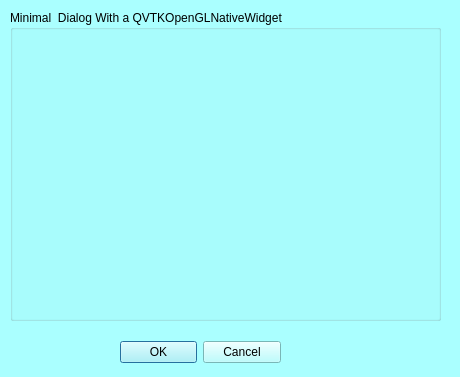
<?xml version="1.0" encoding="UTF-8"?>
<ui version="4.0">
 <class>mqMinimalDialog</class>
 <widget class="QDialog" name="mqMinimalDialog">
  <property name="geometry">
   <rect>
    <x>0</x>
    <y>0</y>
    <width>460</width>
    <height>377</height>
   </rect>
  </property>
  <property name="palette">
   <palette>
    <active>
     <colorrole role="WindowText">
      <brush brushstyle="SolidPattern">
       <color alpha="255">
        <red>0</red>
        <green>0</green>
        <blue>0</blue>
       </color>
      </brush>
     </colorrole>
     <colorrole role="Button">
      <brush brushstyle="SolidPattern">
       <color alpha="255">
        <red>170</red>
        <green>255</green>
        <blue>255</blue>
       </color>
      </brush>
     </colorrole>
     <colorrole role="Light">
      <brush brushstyle="SolidPattern">
       <color alpha="255">
        <red>255</red>
        <green>255</green>
        <blue>255</blue>
       </color>
      </brush>
     </colorrole>
     <colorrole role="Midlight">
      <brush brushstyle="SolidPattern">
       <color alpha="255">
        <red>212</red>
        <green>255</green>
        <blue>255</blue>
       </color>
      </brush>
     </colorrole>
     <colorrole role="Dark">
      <brush brushstyle="SolidPattern">
       <color alpha="255">
        <red>85</red>
        <green>127</green>
        <blue>127</blue>
       </color>
      </brush>
     </colorrole>
     <colorrole role="Mid">
      <brush brushstyle="SolidPattern">
       <color alpha="255">
        <red>113</red>
        <green>170</green>
        <blue>170</blue>
       </color>
      </brush>
     </colorrole>
     <colorrole role="Text">
      <brush brushstyle="SolidPattern">
       <color alpha="255">
        <red>0</red>
        <green>0</green>
        <blue>0</blue>
       </color>
      </brush>
     </colorrole>
     <colorrole role="BrightText">
      <brush brushstyle="SolidPattern">
       <color alpha="255">
        <red>255</red>
        <green>255</green>
        <blue>255</blue>
       </color>
      </brush>
     </colorrole>
     <colorrole role="ButtonText">
      <brush brushstyle="SolidPattern">
       <color alpha="255">
        <red>0</red>
        <green>0</green>
        <blue>0</blue>
       </color>
      </brush>
     </colorrole>
     <colorrole role="Base">
      <brush brushstyle="SolidPattern">
       <color alpha="255">
        <red>255</red>
        <green>255</green>
        <blue>255</blue>
       </color>
      </brush>
     </colorrole>
     <colorrole role="Window">
      <brush brushstyle="SolidPattern">
       <color alpha="255">
        <red>170</red>
        <green>255</green>
        <blue>255</blue>
       </color>
      </brush>
     </colorrole>
     <colorrole role="Shadow">
      <brush brushstyle="SolidPattern">
       <color alpha="255">
        <red>0</red>
        <green>0</green>
        <blue>0</blue>
       </color>
      </brush>
     </colorrole>
     <colorrole role="AlternateBase">
      <brush brushstyle="SolidPattern">
       <color alpha="255">
        <red>212</red>
        <green>255</green>
        <blue>255</blue>
       </color>
      </brush>
     </colorrole>
     <colorrole role="ToolTipBase">
      <brush brushstyle="SolidPattern">
       <color alpha="255">
        <red>255</red>
        <green>255</green>
        <blue>220</blue>
       </color>
      </brush>
     </colorrole>
     <colorrole role="ToolTipText">
      <brush brushstyle="SolidPattern">
       <color alpha="255">
        <red>0</red>
        <green>0</green>
        <blue>0</blue>
       </color>
      </brush>
     </colorrole>
     <colorrole role="PlaceholderText">
      <brush brushstyle="NoBrush">
       <color alpha="128">
        <red>0</red>
        <green>0</green>
        <blue>0</blue>
       </color>
      </brush>
     </colorrole>
    </active>
    <inactive>
     <colorrole role="WindowText">
      <brush brushstyle="SolidPattern">
       <color alpha="255">
        <red>0</red>
        <green>0</green>
        <blue>0</blue>
       </color>
      </brush>
     </colorrole>
     <colorrole role="Button">
      <brush brushstyle="SolidPattern">
       <color alpha="255">
        <red>170</red>
        <green>255</green>
        <blue>255</blue>
       </color>
      </brush>
     </colorrole>
     <colorrole role="Light">
      <brush brushstyle="SolidPattern">
       <color alpha="255">
        <red>255</red>
        <green>255</green>
        <blue>255</blue>
       </color>
      </brush>
     </colorrole>
     <colorrole role="Midlight">
      <brush brushstyle="SolidPattern">
       <color alpha="255">
        <red>212</red>
        <green>255</green>
        <blue>255</blue>
       </color>
      </brush>
     </colorrole>
     <colorrole role="Dark">
      <brush brushstyle="SolidPattern">
       <color alpha="255">
        <red>85</red>
        <green>127</green>
        <blue>127</blue>
       </color>
      </brush>
     </colorrole>
     <colorrole role="Mid">
      <brush brushstyle="SolidPattern">
       <color alpha="255">
        <red>113</red>
        <green>170</green>
        <blue>170</blue>
       </color>
      </brush>
     </colorrole>
     <colorrole role="Text">
      <brush brushstyle="SolidPattern">
       <color alpha="255">
        <red>0</red>
        <green>0</green>
        <blue>0</blue>
       </color>
      </brush>
     </colorrole>
     <colorrole role="BrightText">
      <brush brushstyle="SolidPattern">
       <color alpha="255">
        <red>255</red>
        <green>255</green>
        <blue>255</blue>
       </color>
      </brush>
     </colorrole>
     <colorrole role="ButtonText">
      <brush brushstyle="SolidPattern">
       <color alpha="255">
        <red>0</red>
        <green>0</green>
        <blue>0</blue>
       </color>
      </brush>
     </colorrole>
     <colorrole role="Base">
      <brush brushstyle="SolidPattern">
       <color alpha="255">
        <red>255</red>
        <green>255</green>
        <blue>255</blue>
       </color>
      </brush>
     </colorrole>
     <colorrole role="Window">
      <brush brushstyle="SolidPattern">
       <color alpha="255">
        <red>170</red>
        <green>255</green>
        <blue>255</blue>
       </color>
      </brush>
     </colorrole>
     <colorrole role="Shadow">
      <brush brushstyle="SolidPattern">
       <color alpha="255">
        <red>0</red>
        <green>0</green>
        <blue>0</blue>
       </color>
      </brush>
     </colorrole>
     <colorrole role="AlternateBase">
      <brush brushstyle="SolidPattern">
       <color alpha="255">
        <red>212</red>
        <green>255</green>
        <blue>255</blue>
       </color>
      </brush>
     </colorrole>
     <colorrole role="ToolTipBase">
      <brush brushstyle="SolidPattern">
       <color alpha="255">
        <red>255</red>
        <green>255</green>
        <blue>220</blue>
       </color>
      </brush>
     </colorrole>
     <colorrole role="ToolTipText">
      <brush brushstyle="SolidPattern">
       <color alpha="255">
        <red>0</red>
        <green>0</green>
        <blue>0</blue>
       </color>
      </brush>
     </colorrole>
     <colorrole role="PlaceholderText">
      <brush brushstyle="NoBrush">
       <color alpha="128">
        <red>0</red>
        <green>0</green>
        <blue>0</blue>
       </color>
      </brush>
     </colorrole>
    </inactive>
    <disabled>
     <colorrole role="WindowText">
      <brush brushstyle="SolidPattern">
       <color alpha="255">
        <red>85</red>
        <green>127</green>
        <blue>127</blue>
       </color>
      </brush>
     </colorrole>
     <colorrole role="Button">
      <brush brushstyle="SolidPattern">
       <color alpha="255">
        <red>170</red>
        <green>255</green>
        <blue>255</blue>
       </color>
      </brush>
     </colorrole>
     <colorrole role="Light">
      <brush brushstyle="SolidPattern">
       <color alpha="255">
        <red>255</red>
        <green>255</green>
        <blue>255</blue>
       </color>
      </brush>
     </colorrole>
     <colorrole role="Midlight">
      <brush brushstyle="SolidPattern">
       <color alpha="255">
        <red>212</red>
        <green>255</green>
        <blue>255</blue>
       </color>
      </brush>
     </colorrole>
     <colorrole role="Dark">
      <brush brushstyle="SolidPattern">
       <color alpha="255">
        <red>85</red>
        <green>127</green>
        <blue>127</blue>
       </color>
      </brush>
     </colorrole>
     <colorrole role="Mid">
      <brush brushstyle="SolidPattern">
       <color alpha="255">
        <red>113</red>
        <green>170</green>
        <blue>170</blue>
       </color>
      </brush>
     </colorrole>
     <colorrole role="Text">
      <brush brushstyle="SolidPattern">
       <color alpha="255">
        <red>85</red>
        <green>127</green>
        <blue>127</blue>
       </color>
      </brush>
     </colorrole>
     <colorrole role="BrightText">
      <brush brushstyle="SolidPattern">
       <color alpha="255">
        <red>255</red>
        <green>255</green>
        <blue>255</blue>
       </color>
      </brush>
     </colorrole>
     <colorrole role="ButtonText">
      <brush brushstyle="SolidPattern">
       <color alpha="255">
        <red>85</red>
        <green>127</green>
        <blue>127</blue>
       </color>
      </brush>
     </colorrole>
     <colorrole role="Base">
      <brush brushstyle="SolidPattern">
       <color alpha="255">
        <red>170</red>
        <green>255</green>
        <blue>255</blue>
       </color>
      </brush>
     </colorrole>
     <colorrole role="Window">
      <brush brushstyle="SolidPattern">
       <color alpha="255">
        <red>170</red>
        <green>255</green>
        <blue>255</blue>
       </color>
      </brush>
     </colorrole>
     <colorrole role="Shadow">
      <brush brushstyle="SolidPattern">
       <color alpha="255">
        <red>0</red>
        <green>0</green>
        <blue>0</blue>
       </color>
      </brush>
     </colorrole>
     <colorrole role="AlternateBase">
      <brush brushstyle="SolidPattern">
       <color alpha="255">
        <red>170</red>
        <green>255</green>
        <blue>255</blue>
       </color>
      </brush>
     </colorrole>
     <colorrole role="ToolTipBase">
      <brush brushstyle="SolidPattern">
       <color alpha="255">
        <red>255</red>
        <green>255</green>
        <blue>220</blue>
       </color>
      </brush>
     </colorrole>
     <colorrole role="ToolTipText">
      <brush brushstyle="SolidPattern">
       <color alpha="255">
        <red>0</red>
        <green>0</green>
        <blue>0</blue>
       </color>
      </brush>
     </colorrole>
     <colorrole role="PlaceholderText">
      <brush brushstyle="NoBrush">
       <color alpha="128">
        <red>0</red>
        <green>0</green>
        <blue>0</blue>
       </color>
      </brush>
     </colorrole>
    </disabled>
   </palette>
  </property>
  <property name="windowTitle">
   <string>Surface smoothing window</string>
  </property>
  <widget class="QWidget" name="layoutWidget">
   <property name="geometry">
    <rect>
     <x>120</x>
     <y>340</y>
     <width>161</width>
     <height>25</height>
    </rect>
   </property>
   <layout class="QHBoxLayout" name="horizontalLayout_2">
    <item>
     <widget class="QDialogButtonBox" name="buttonBox">
      <property name="orientation">
       <enum>Qt::Horizontal</enum>
      </property>
      <property name="standardButtons">
       <set>QDialogButtonBox::Cancel|QDialogButtonBox::Ok</set>
      </property>
     </widget>
    </item>
   </layout>
  </widget>
  <widget class="QGroupBox" name="groupBox">
   <property name="geometry">
    <rect>
     <x>10</x>
     <y>10</y>
     <width>431</width>
     <height>311</height>
    </rect>
   </property>
   <property name="title">
    <string>Minimal  Dialog With a QVTKOpenGLNativeWidget</string>
   </property>
   <widget class="QVTKOpenGLNativeWidget" name="qvtkwidget" native="true">
    <property name="geometry">
     <rect>
      <x>20</x>
      <y>30</y>
      <width>361</width>
      <height>241</height>
     </rect>
    </property>
   </widget>
  </widget>
 </widget>
 <customwidgets>
  <customwidget>
   <class>QVTKOpenGLNativeWidget</class>
   <extends>QWidget</extends>
   <header location="global">QVTKOpenGLNativeWidget.h</header>
   <container>1</container>
  </customwidget>
 </customwidgets>
 <resources>
  <include location="../Icons/icons.qrc"/>
  <include location="../Icons/icons.qrc"/>
 </resources>
 <connections>
  <connection>
   <sender>buttonBox</sender>
   <signal>accepted()</signal>
   <receiver>mqMinimalDialog</receiver>
   <slot>accept()</slot>
   <hints>
    <hint type="sourcelabel">
     <x>248</x>
     <y>254</y>
    </hint>
    <hint type="destinationlabel">
     <x>157</x>
     <y>274</y>
    </hint>
   </hints>
  </connection>
  <connection>
   <sender>buttonBox</sender>
   <signal>rejected()</signal>
   <receiver>mqMinimalDialog</receiver>
   <slot>reject()</slot>
   <hints>
    <hint type="sourcelabel">
     <x>316</x>
     <y>260</y>
    </hint>
    <hint type="destinationlabel">
     <x>286</x>
     <y>274</y>
    </hint>
   </hints>
  </connection>
 </connections>
</ui>
